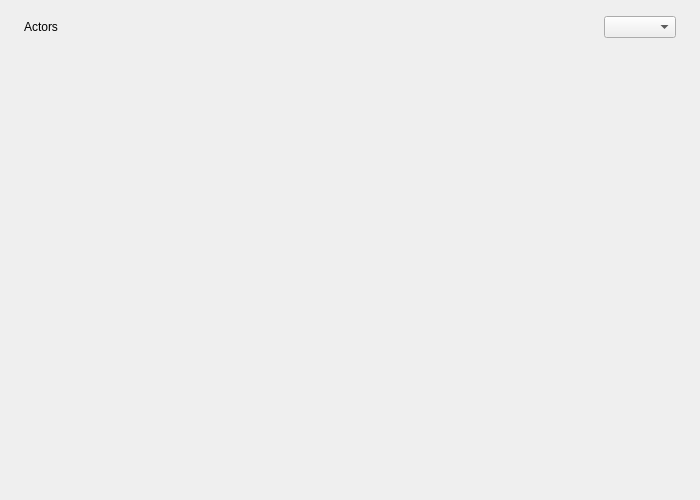
<?xml version="1.0" encoding="UTF-8"?>
<ui version="4.0">
 <class>Actors</class>
 <widget class="QWidget" name="Actors">
  <property name="geometry">
   <rect>
    <x>0</x>
    <y>0</y>
    <width>700</width>
    <height>500</height>
   </rect>
  </property>
  <property name="windowTitle">
   <string>Actors</string>
  </property>
  <property name="styleSheet">
   <string notr="true">#Actors {
    background-color: #0F0F11;
}
#actorsTitleLabel {
    color: #FFFFFF;
    font-size: 20px;
    font-weight: 600;
}
QLabel#actorsTitleLabel {
    padding-top: 0px;
    padding-bottom: 0px;
}
QScrollArea {
    border: none;
    background-color: transparent;
}
QScrollArea > QWidget#qt_scrollarea_viewport {
    background-color: transparent;
}
#scrollContent {
    background-color: transparent;
}
#actorsStackedWidget,
#actorsListPage,
#actorPageHost {
    background-color: transparent;
}
QFrame#actorCard {
    background-color: #181818;
    border-radius: 8px;
    border: 1px solid #181818;
}
QFrame#actorCard:hover {
    background-color: #232325;
    border: 1px solid #2A2A2C;
}
QLabel#actorCardName {
    color: #FFFFFF;
    font-size: 13px;
    font-weight: 600;
}
QLabel#actorCardMovieCount {
    color: #6C6C6E;
    font-size: 12px;
}
QComboBox#sortComboBox {
    background-color: #181818;
    border: 1px solid #181818;
    border-radius: 14px;
    color: #FFFFFF;
    font-size: 13px;
    padding-left: 14px;
    padding-right: 14px;
    min-height: 28px;
    min-width: 140px;
}
QComboBox#sortComboBox:hover,
QComboBox#sortComboBox:focus {
    border: 1px solid #AE1A19;
}
QComboBox#sortComboBox::drop-down {
    border: none;
    width: 20px;
}
QComboBox QAbstractItemView {
    background-color: #181818;
    color: #FFFFFF;
    selection-background-color: #AE1A19;
    border: 1px solid #181818;
    border-radius: 10px;
    outline: 0;
    padding: 4px;
    margin-top: 6px;
}
QComboBox QAbstractItemView::item {
    min-height: 24px;
    border-radius: 6px;
    padding-left: 6px;
}
QComboBox QAbstractItemView::item:hover {
    background-color: #951615;
    color: #FFFFFF;
}
QComboBox QAbstractItemView::item:selected {
    background-color: #AE1A19;
    color: #FFFFFF;
}</string>
  </property>
  <layout class="QVBoxLayout" name="actorsRootLayout">
   <property name="spacing">
    <number>0</number>
   </property>
   <property name="leftMargin">
    <number>0</number>
   </property>
   <property name="topMargin">
    <number>0</number>
   </property>
   <property name="rightMargin">
    <number>0</number>
   </property>
   <property name="bottomMargin">
    <number>0</number>
   </property>
   <item>
    <widget class="QStackedWidget" name="actorsStackedWidget">
     <property name="currentIndex">
      <number>0</number>
     </property>
     <widget class="QWidget" name="actorsListPage">
      <layout class="QVBoxLayout" name="actorsLayout">
       <property name="spacing">
        <number>16</number>
       </property>
       <property name="leftMargin">
        <number>24</number>
       </property>
       <property name="topMargin">
        <number>16</number>
       </property>
       <property name="rightMargin">
        <number>24</number>
       </property>
       <property name="bottomMargin">
        <number>24</number>
       </property>
       <item>
        <layout class="QHBoxLayout" name="actorsHeaderLayout">
         <property name="spacing">
          <number>12</number>
         </property>
         <item>
          <widget class="QLabel" name="actorsTitleLabel">
           <property name="text">
            <string>Actors</string>
           </property>
          </widget>
         </item>
         <item>
          <spacer name="actorsHeaderSpacer">
           <property name="orientation">
            <enum>Qt::Horizontal</enum>
           </property>
           <property name="sizeHint" stdset="0">
            <size>
             <width>40</width>
             <height>20</height>
            </size>
           </property>
          </spacer>
         </item>
         <item>
          <widget class="QComboBox" name="sortComboBox"/>
         </item>
        </layout>
       </item>
       <item>
        <widget class="QScrollArea" name="actorsScrollArea">
         <property name="widgetResizable">
          <bool>true</bool>
         </property>
         <property name="frameShape">
          <enum>QFrame::NoFrame</enum>
         </property>
         <widget class="QWidget" name="scrollContent">
          <layout class="QGridLayout" name="actorsGrid">
           <property name="horizontalSpacing">
            <number>24</number>
           </property>
           <property name="verticalSpacing">
            <number>32</number>
           </property>
           <property name="leftMargin">
            <number>0</number>
           </property>
           <property name="topMargin">
            <number>0</number>
           </property>
           <property name="rightMargin">
            <number>0</number>
           </property>
           <property name="bottomMargin">
            <number>0</number>
           </property>
          </layout>
         </widget>
        </widget>
       </item>
      </layout>
     </widget>
     <widget class="QWidget" name="actorPageHost">
      <layout class="QVBoxLayout" name="actorPageHostLayout">
       <property name="spacing">
        <number>0</number>
       </property>
       <property name="leftMargin">
        <number>0</number>
       </property>
       <property name="topMargin">
        <number>0</number>
       </property>
       <property name="rightMargin">
        <number>0</number>
       </property>
       <property name="bottomMargin">
        <number>0</number>
       </property>
      </layout>
     </widget>
    </widget>
   </item>
  </layout>
 </widget>
 <resources/>
 <connections/>
</ui>
